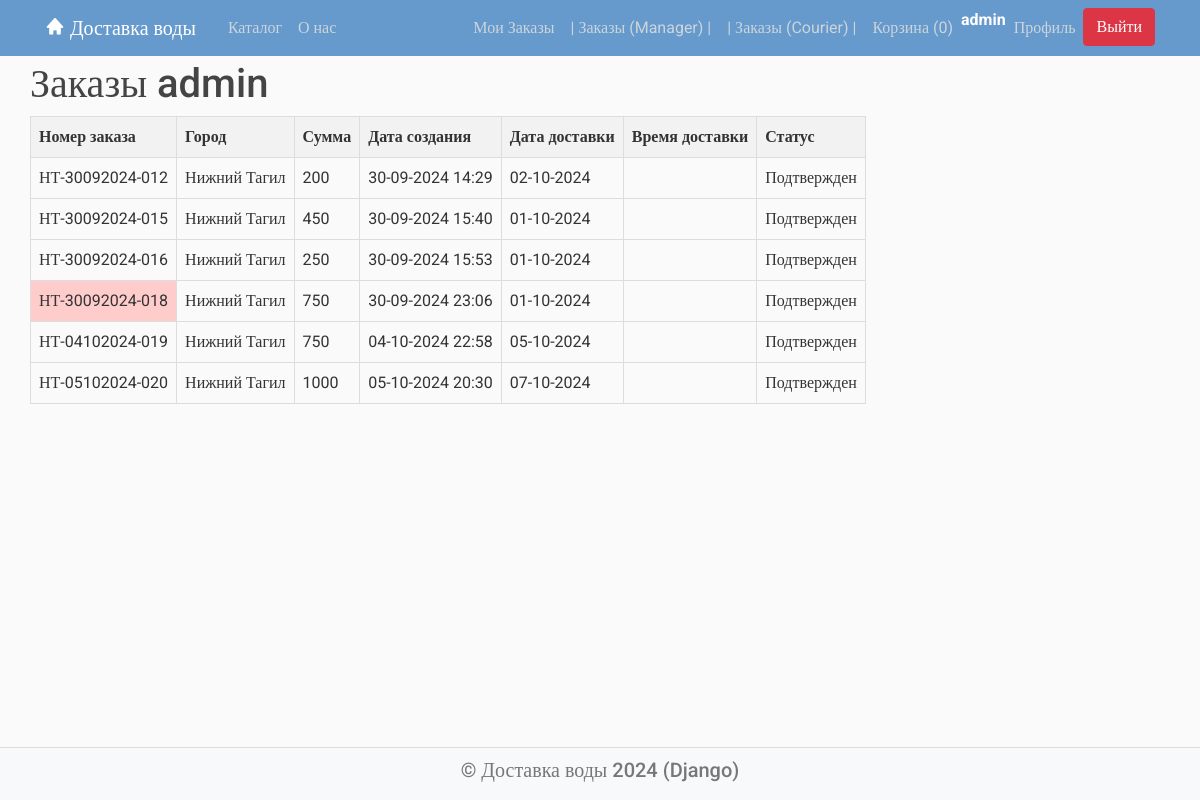
The app's page /orders/ (signed in), older data.
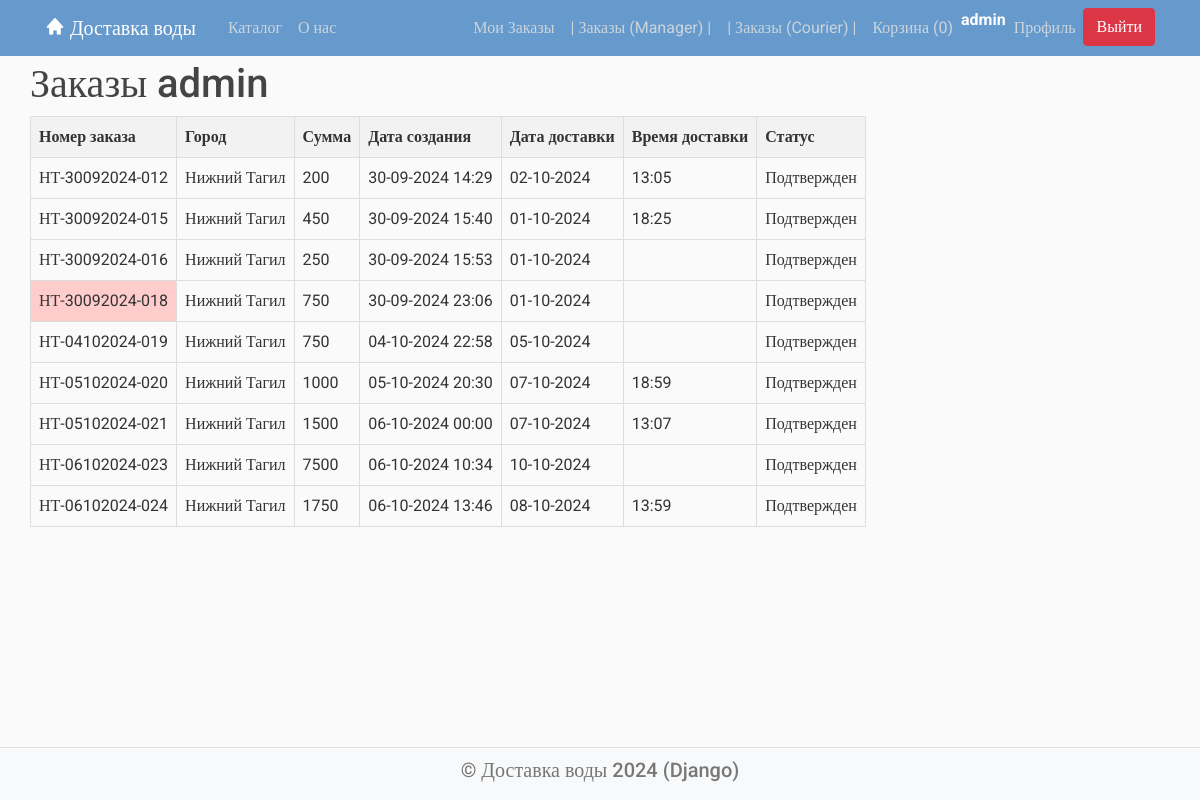
The same page, newer data.
### delivery/models.py (models this page shows, shortened)
class Order(models.Model):
    user = models.ForeignKey(User, on_delete=models.CASCADE)  # пользователь
    city = models.ForeignKey(City, on_delete=models.CASCADE)  # город
    customer_name = models.CharField(max_length=100)  # получатель заказа
    address = models.CharField(max_length=100)  # адрес доставки
    customer_email = models.EmailField(max_length=100)  # email получателя
    phone = models.CharField(max_length=100)  # телефон
    items = models.TextField()  # список товаров заказа
    total_price = models.PositiveIntegerField()  # сумма заказа
    delivery_date = models.DateField()  # дата доставки
    is_new = models.BooleanField(default=True)  # новый
    created_date = models.DateTimeField(auto_now_add=True)  # дата создания заказа
    is_confirmed = models.BooleanField(default=False)  # подтверждён
    confirmation_date = models.DateTimeField(null=True, blank=True)  # дата подтверждения заказа
    is_delivered = models.BooleanField(default=False)  # доставлен
    is_delivered_time = models.TimeField(null=True, blank=True)  # время доставки
    is_canceled = models.BooleanField(default=False)  # отменён
    order_number = models.CharField(max_length=20, unique=True, editable=False)  # номер заказа
    manager = models.ForeignKey(User, on_delete=models.SET_NULL, null=True, blank=True,
                                related_name='managed_orders')  # менеджер
    courier = models.ForeignKey(User, on_delete=models.SET_NULL, null=True, blank=True,
                                related_name='delivered_orders')  # курьер

class City(models.Model):
    name = models.CharField(max_length=100, unique=True)
    abbreviation = models.CharField(max_length=10)

### delivery/views.py (the view)
# urls.py: path('orders/', views.orders_list, name='delivery-orders'),
@login_required
def orders_list(request):
    cart_items_count = request.session.get('cart_items_count', 0)  # Количество товаров в корзине
    orders = Order.objects.filter(user=request.user)
    context = {
        'title': 'Заказы',
        'orders': orders,
        'cart_items_count': cart_items_count,
    }
    return render(request, 'delivery/orders.html', context)

### templates/delivery/orders.html (shortened to what this page needs)
{% extends "main.html" %}
{% block content %}
<div class="container">
    <h1>Заказы {{ user.username }}</h1>
    {% if user.is_authenticated %}
    <table>
        <thead>
        <tr>
            <th>Номер заказа</th>
            <th>Город</th>
            <th>Сумма</th>
            <th>Дата создания</th>
            <th>Дата доставки</th>
            <th>Время доставки</th>
            <th>Статус</th>
        </tr>
        </thead>
        <tbody>
        {% for order in orders %}
        <tr>
            <td class="{% if order.is_canceled %}canceled{% endif %}">{{ order.order_number }}</td>
            <td>{{ order.city.name }}</td>
            <td>{{ order.total_price }}</td>
            <td>{{ order.created_date|date:"d-m-Y H:i" }}</td>
            <td>{{ order.delivery_date|date:"d-m-Y"}}</td>
            <td>{% if order.is_delivered %}{{ order.is_delivered_time }}{% endif %}</td>
            <td>{% if order.is_new %}Новый{% endif %}
                {% if order.is_confirmed %}Подтвержден{% endif %}
            </td>
        </tr>
        {% empty %}
        <tr>
            <td colspan="7">Здесь нет заказов.</td>
        </tr>
        {% endfor %}
        </tbody>
    </table>
    {% else %}
    <p>Чтобы обрабатывать заказы, вам необходимо <a href="{% url 'registration' %}">зарегистрироваться</a>.</p>
    {% endif %}
</div>
{% endblock %}

### templates/main.html (shortened to what this page needs)
<!DOCTYPE html>
{% load static %}
<html>
<head>
    <link rel="stylesheet" href="https://maxcdn.bootstrapcdn.com/bootstrap/4.0.0/css/bootstrap.min.css"
>
    <link href='https://unpkg.com/boxicons@2.1.2/css/boxicons.min.css' rel='stylesheet'>
    <link rel="stylesheet" type="text/css" href="{% static 'css/styles.css' %}">
</head>
<body>
<header class="site-header">
    <nav class="navbar navbar-expand-md navbar-dark bg-blue fixed-top">
        <div class="container">
            <a class="navbar-brand mr-4" href="{% url 'delivery-home' %}"><i class='bx bxs-home bx-tada-hover'></i>
                Доставка воды</a>
            <div class="collapse navbar-collapse" id="navbarToggle">
                <div class="navbar-nav mr-auto">
                    <a class="nav-item nav-link" href="{% url 'delivery-catalog' %}">Каталог</a>
                    <a class="nav-item nav-link" href="{% url 'delivery-about' %}">О нас</a>
                </div>
                <div class="navbar-nav">
                    {% if user.is_authenticated %}
                    <a class="nav-item nav-link" href="{% url 'delivery-orders' %}">Мои Заказы</a>
                        {% if user.profile.is_manager %}
                            <a class="nav-item nav-link" href="{% url 'delivery-manager' %}">| Заказы (Manager) |</a>
                        {% endif %}
                        {% if user.profile.is_courier %}
                            <a class="nav-item nav-link" href="{% url 'delivery-courier' %}">| Заказы (Courier) |</a>
                        {% endif %}
                    {% endif %}
                </div>
                <div class="navbar-nav">
                    <a class="nav-item nav-link" href="{% url 'cart_view' %}">
                        Корзина (<span id="cart-count">{{ cart_items_count }}</span>)
                    </a>
                    {% if user.is_authenticated %}
                    <p style=" font-weight: bold; color: #fff;">{{user.username}}</p>
                    <a class="nav-item nav-link" href="{% url 'profile' %}">Профиль</a>
                    <form action="{% url 'logout' %}" method="post">
                        <button type="submit" class="btn btn-danger">Выйти</button>
                    </form>
                    {% else %}
                    <a class="nav-item nav-link" href="{% url 'login' %}">Вход</a>
                    <a class="nav-item nav-link" href="{% url 'register' %}">Регистрация</a>
                    {% endif %}
                </div>
            </div>
        </div>
    </nav>
</header>
<main role="main" class="content container-fluid">
    <div class="row">
        <div class="col-12 col-md-8">
            {% block content %}{% endblock %}
        </div>
    </div>
</main>
<footer class="text-center bg-grey">
    <h5><a href="{% url 'delivery-home' %}">© Доставка воды 2024 (Django)</a></h5>
</footer>
</body>
</html>

### static/css/styles.css (style rules this page uses)
body, html { width:100%; height:100% }
body { margin:0; padding:0; background: #fafafa; color: #333333; margin-top: 5rem; font-family:Roboto; }
h1, h2, h3, h4, h5, h6 { color: #444444; }
.bg-blue { background-color: #6699cc; }
.site-header .navbar-nav .nav-link { color: #cbd5db; }
footer { position: sticky!important; top: 100%; padding-top:25px; padding-bottom:25px; border-top:1px solid #ddd; }
footer a { color:#777 }

### templates/main.html (style rules this page uses)
body { display: flex; flex-direction: column; min-height: 100vh; margin: 0; }
.content { flex: 1; padding-top: 60px; }
footer { background: #f8f9fa; text-align: center; padding: 10px 0; }

### templates/delivery/orders.html (style rules this page uses)
table { width: 100%; border-collapse: collapse; }
th, td { border: 1px solid #ddd; padding: 8px; text-align: left; white-space: nowrap; }
th { background-color: #f2f2f2; }
th:nth-child(1), td:nth-child(1) { width: 150px; }
th:nth-child(5), td:nth-child(5) { width: 100px; }
.canceled { background-color: #ffcccc; }

Row changes from the older to the newer data that the page shows:
changed Order "НТ-30092024-012": is_delivered_time (not shown) → "13:05"
changed Order "НТ-30092024-015": is_delivered_time (not shown) → "18:25"
changed Order "НТ-05102024-020": is_delivered_time (not shown) → "18:59"
added Order: order_number "НТ-05102024-021", city.name "Нижний Тагил", total_price "1500", created_date "06-10-2024 00:00", delivery_date "07-10-2024", is_delivered_time "13:07", is_confirmed "Подтвержден"
added Order: order_number "НТ-06102024-023", city.name "Нижний Тагил", total_price "7500", created_date "06-10-2024 10:34", delivery_date "10-10-2024", is_confirmed "Подтвержден"
added Order: order_number "НТ-06102024-024", city.name "Нижний Тагил", total_price "1750", created_date "06-10-2024 13:46", delivery_date "08-10-2024", is_delivered_time "13:59", is_confirmed "Подтвержден"
